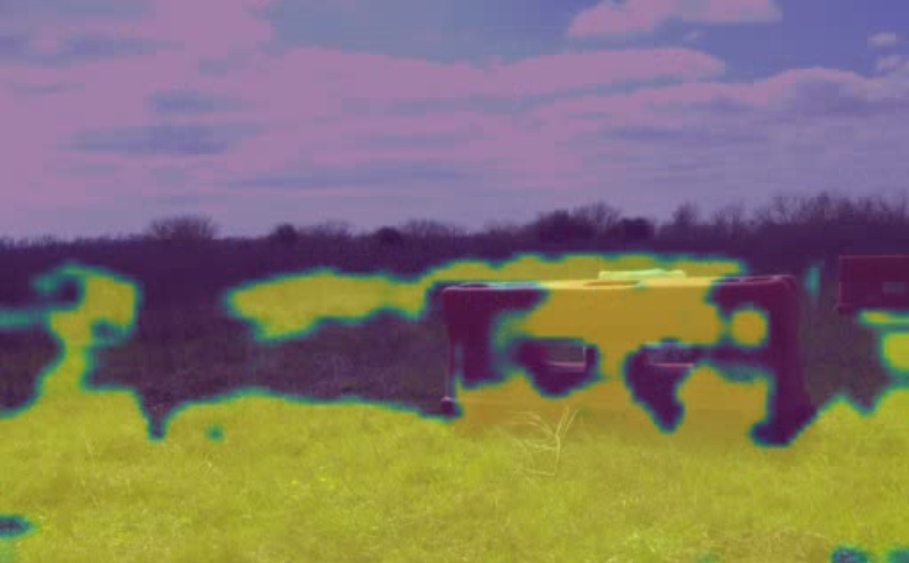
#> input picture my_code/image.png, 909 x 563 px
$ python get_trav_overlay_pics.py
#> lines starting #> are read from the running program, lines starting #| are printed output that depends on the picture
import matplotlib.pyplot as plt
import matplotlib.image as mpimg

# Загружаем 4 изображения
img1 = mpimg.imread('./image.png')
#> img1 is the input picture: shape (563, 909, 4) float32; mean R, G, B, A 0.51, 0.464, 0.416, 1
img2 = mpimg.imread('./image copy.png')
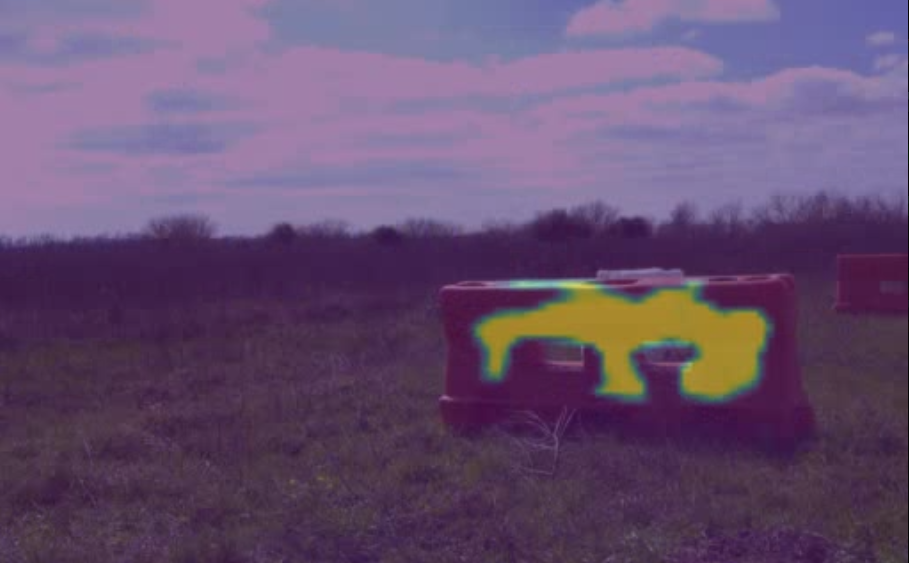
#> input picture my_code/image copy.png, 909 x 563 px
#> img2 is the input picture: shape (563, 909, 4) float32; mean R, G, B, A 0.401, 0.312, 0.439, 1

imgs = [img2, img1]
titles = ['До', 'После']
# Создаём сетку 2×2
fig, axes = plt.subplots(1, 2, figsize=(10, 8))

# Размещаем изображения
for i, ax in enumerate(axes.flatten()):
    ax.imshow(imgs[i])
    ax.set_title(titles[i])

# Убираем оси координат
for ax in axes.flat:
    ax.axis('off')

# Показываем результат
plt.tight_layout()
plt.show()
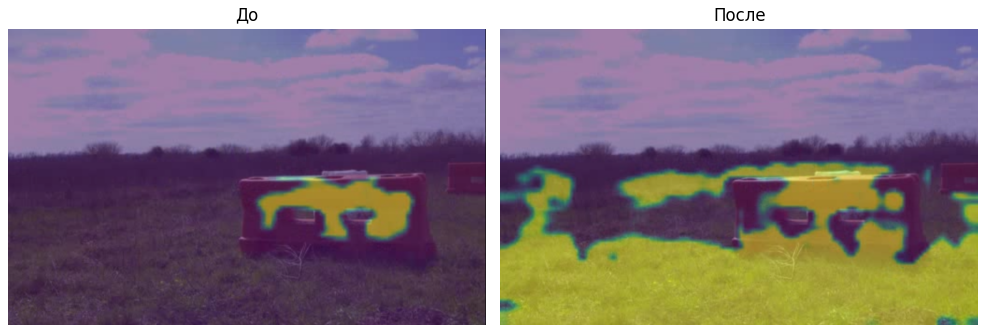
#> figure drawn by matplotlib, 2 panels
